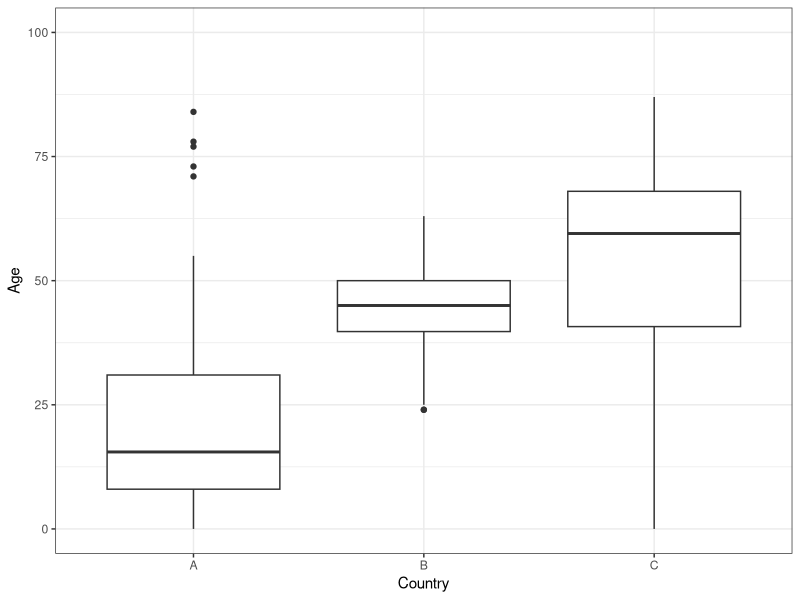
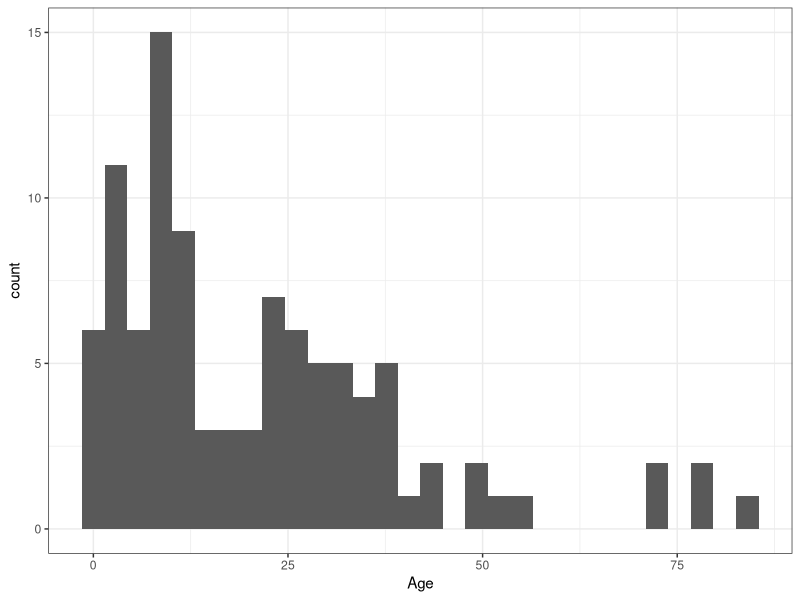
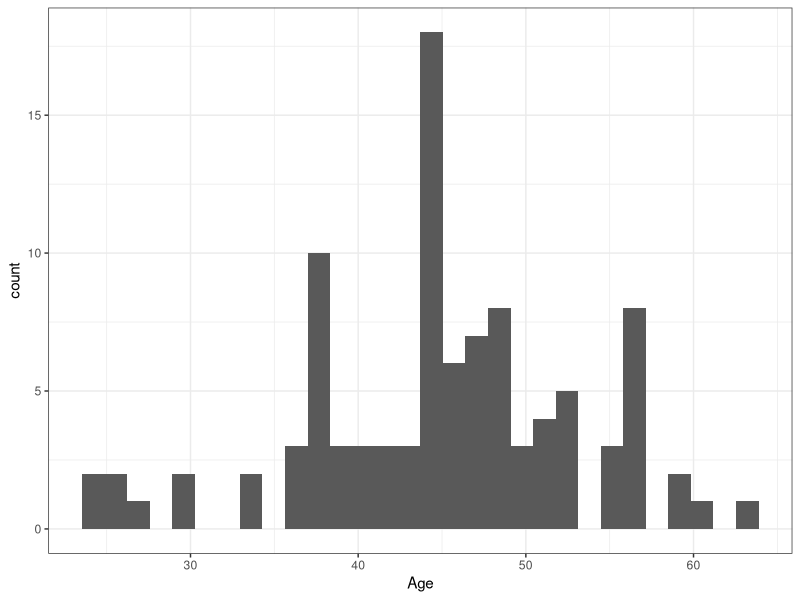
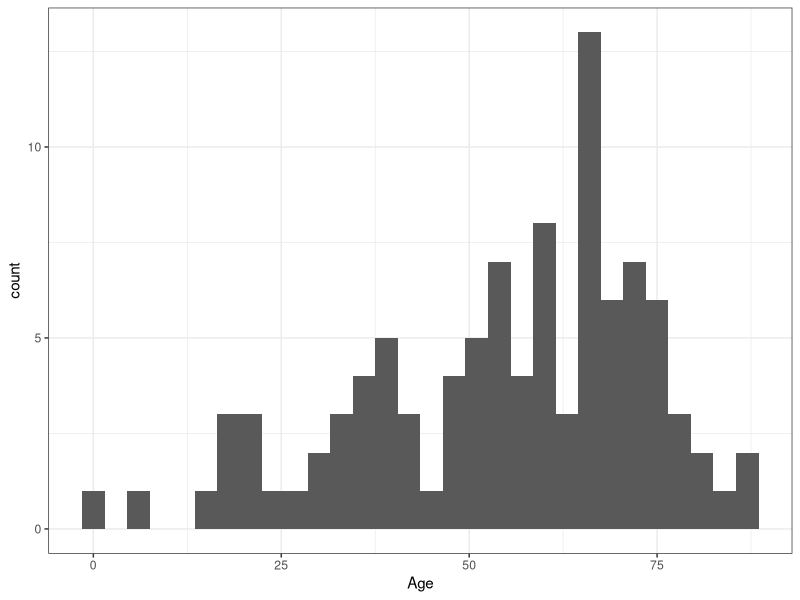

Write the R code that produced these figures, in order.

# load the ggplot2 package
library(ggplot2)
theme_set(theme_bw()) # set the global theme (i.e. the look) of all plots

### PREPARATION: Set the working directory to the folder with the data
# Using a command of the following form:
# setwd("C:/path/to/my/folder")
# Note: On Windows, when copying the folder path from the Explorer, you have 
# to reverse the backslashes ("\") to slashes ("\")
### INSERT YOUR SOLUTION:
setwd("...")
# Note: You may also create a project in the RStudio GUI, the wd is then set automatically


# data preparation --------------------------------------------------------
# read in data
age_per_country_data <- read.csv("Ex02-1-age-per-country.csv")

# check if the variable formats are correct
str(age_per_country_data)





# a) Measures of central tendency -----------------------------------------

### i) Arithmetic mean
mean(age_per_country_data$Age[age_per_country_data$Country == "A"])
mean(age_per_country_data$Age[age_per_country_data$Country == "B"])
mean(age_per_country_data$Age[age_per_country_data$Country == "C"])
# -> Country A has by far the lowest mean age with just 21.3 years. Country B
#    has a mean age of 45.0 and country C has the highest mean age with 54.5 years


### ii) Median
median(age_per_country_data$Age[age_per_country_data$Country == "A"])
median(age_per_country_data$Age[age_per_country_data$Country == "B"])
median(age_per_country_data$Age[age_per_country_data$Country == "C"])
# -> Comparison between the countries is equivalent to (i).

# Answer to the additional question:
# Country A: The median (15.5) is clearly lower than the arithmetic mean (21.3).
#            Thus, the distribution is positively skewed.
# Country B: The median (45) is quasi equal to the arithmetic mean (44.95).
#            Thus, the distribution is symmetric.
# Country C: The median (59.5) is clearly higher than the arithmetic mean (54.5).
#            Thus, the distribution is negatively skewed.




# b) Measures of variability ----------------------------------------------

### i) Range
range(age_per_country_data$Age[age_per_country_data$Country == "A"])
range(age_per_country_data$Age[age_per_country_data$Country == "B"])
range(age_per_country_data$Age[age_per_country_data$Country == "C"])
# -> Countries A and C nearly cover the same range of ages (0-84/87). Instead,
#    in country B the observed age range is more limited to mean ages (24-63).

### ii) 1st and 3rd quartile
quantile(age_per_country_data$Age[age_per_country_data$Country == "A"], probs = c(0.25,0.75))
quantile(age_per_country_data$Age[age_per_country_data$Country == "B"], probs = c(0.25,0.75))
quantile(age_per_country_data$Age[age_per_country_data$Country == "C"], probs = c(0.25,0.75))
# -> The 1st quartiles of countries B and C are very similar (39.75 / 40.75).
#    In contrast, country A has a first quartile of 8.
#    Thus, in country A a quarter of the people have an age <= 8, in country B
#    and C a quarter of the people have an age of around <= 40.
# -> The 3rd quartiles are very different between all countries.
#    In country A, a quarter of the people have an age >= 31.
#    In country B, a quarter of the people have an age >= 50.
#    In country C, a quarter of the people have an age >= 68.
# -> Another possible interpretation of the quartiles is the following:
#    In country A, half of the people have an age in the interval [8,31].
#    In country B, half of the people have an age in the interval [39.75,50].
#    In country C, half of the people have an age in the interval [40.75,68].


### iii) Interquartile range (IQR)
qA <- quantile(age_per_country_data$Age[age_per_country_data$Country == "A"], probs = c(0.25,0.75))
unname(diff(qA))
qB <- quantile(age_per_country_data$Age[age_per_country_data$Country == "B"], probs = c(0.25,0.75))
unname(diff(qB))
qC <- quantile(age_per_country_data$Age[age_per_country_data$Country == "C"], probs = c(0.25,0.75))
unname(diff(qC))
# -> Country B has by far the lowest IQR with about 10. In contrast, countries
#    A and C have more similar IQRs with 23 and 27.25, respectively.
#    Thus, 50% of the people from country B spread over an age interval of just 10 years.
#    In country A and C this interval is more broad.


### iv) Sample variance
var(age_per_country_data$Age[age_per_country_data$Country == "A"])
var(age_per_country_data$Age[age_per_country_data$Country == "B"])
var(age_per_country_data$Age[age_per_country_data$Country == "C"])
# -> As was already hinted by the range and the IQR, the ages in country B vary
#    less than in the other countries. The variance in countries A and C is
#    quite similar.


### v) Coefficient of variation
sdA <- sd(age_per_country_data$Age[age_per_country_data$Country == "A"])
meanA <- mean(age_per_country_data$Age[age_per_country_data$Country == "A"])
sdA / meanA
sdB <- sd(age_per_country_data$Age[age_per_country_data$Country == "B"])
meanB <- mean(age_per_country_data$Age[age_per_country_data$Country == "B"])
sdB / meanB
sdC <- sd(age_per_country_data$Age[age_per_country_data$Country == "C"])
meanC <- mean(age_per_country_data$Age[age_per_country_data$Country == "C"])
sdC / meanC
# -> The coefficients of variation do vary between the countries.
#    It can e.g. be seen that - compared to the mean ages - the ages in country A
#    vary much more than in country C. Both have a similar variance, but as
#    the arithmetic means are different, so are the coefficients of variation,
#    and thus country A has a higher 'relative variance' than country C.




# c) Graphical representation ---------------------------------------------
# Boxplots
ggplot(age_per_country_data, aes(x = Country, y = Age)) + geom_boxplot() + ylim(c(0,100))

# -> Country A has a positively skewed distribution, country B a symmetric one and
#    country C a negatively skewed distribution

# Histograms
dat_A <- age_per_country_data[age_per_country_data$Country == "A",]
ggplot(dat_A, aes(x = Age)) + geom_histogram()
dat_B <- age_per_country_data[age_per_country_data$Country == "B",]
ggplot(dat_B, aes(x = Age)) + geom_histogram()
dat_C <- age_per_country_data[age_per_country_data$Country == "C",]
ggplot(dat_C, aes(x = Age)) + geom_histogram()
